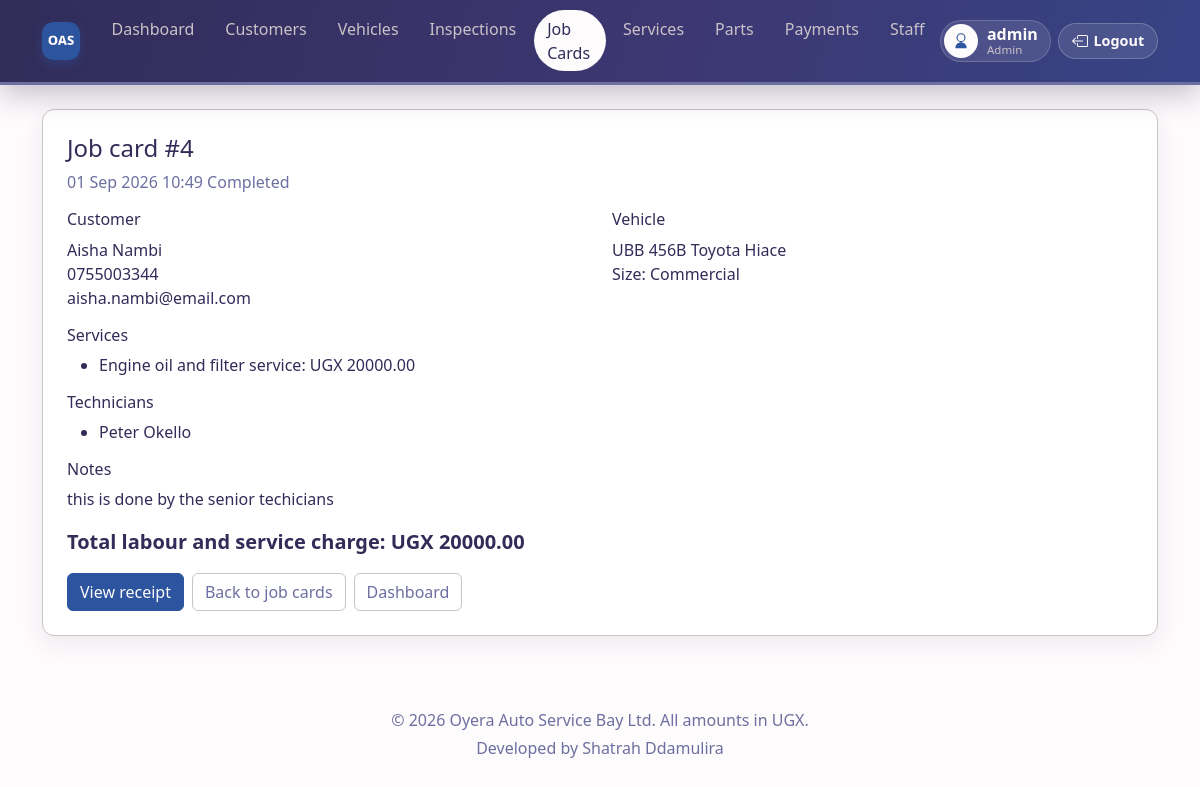
The app's page /orders/4/ (signed in) with its own data.
### orders/models.py (models this page shows, shortened)
class Order(models.Model):
    STATUS_CHOICES = [
        ('Pending', 'Pending'),
        ('In Progress', 'In Progress'),
        ('Completed', 'Completed'),
    ]
    order_id = models.AutoField(primary_key=True)
    vehicle = models.ForeignKey(Vehicle, on_delete=models.CASCADE)
    role = models.ManyToManyField(Role, blank=True)
    technicians = models.ManyToManyField(Employee, blank=True)
    service = models.ManyToManyField('services.Service', blank=True)
    description = models.TextField(blank=True)
    status = models.CharField(max_length=20, choices=STATUS_CHOICES, default='Pending')
    created_at = models.DateTimeField(auto_now_add=True)
    def service_total(self):
        total = 0
        for item in self.service.all():
            total += item.unit_cost
        return total

class Vehicle(models.Model):
    SIZE_CHOICES = [
        ('Heavy', 'Heavy'),
        ('Commercial', 'Commercial'),
        ('Small', 'Small'),
    ]
    vehicle_id = models.AutoField(primary_key=True)
    customer = models.ForeignKey(Customer, on_delete=models.CASCADE)
    size = models.CharField(max_length=20, choices=SIZE_CHOICES)
    car_model = models.CharField(max_length=50, blank=True)
    number_plate = models.CharField(max_length=20)

class Customer(models.Model):
    customer_id = models.AutoField(primary_key=True)
    customer_name = models.CharField(max_length=80)
    customer_email = models.EmailField(max_length=80, unique=True)
    phone_number = models.CharField(max_length=15)

### services/models.py (models this page shows, shortened)
class Service(models.Model):
    service_id = models.AutoField(primary_key=True)
    service_name = models.CharField(max_length=50)
    description = models.TextField()
    unit_cost = models.DecimalField(max_digits=15, decimal_places=2)

### employees/models.py (models this page shows, shortened)
class Employee(models.Model):
    ROLE_ADMIN = 'admin'
    ROLE_SENIOR = 'senior'
    ROLE_TECHNICIAN = 'technician'
    ROLE_CHOICES = [
        (ROLE_ADMIN, 'Admin'),
        (ROLE_SENIOR, 'Senior Technician'),
        (ROLE_TECHNICIAN, 'Technician'),
    ]
    employee_id = models.AutoField(primary_key=True)
    user = models.OneToOneField(User, on_delete=models.CASCADE, null=True, blank=True, related_name='employee')
    employee_name = models.CharField(max_length=80)
    date_of_birth = models.DateField()
    phone_number = models.CharField(max_length=15)
    email = models.EmailField(max_length=80, unique=True)
    job_role = models.CharField(max_length=20, choices=ROLE_CHOICES, default=ROLE_TECHNICIAN)
    has_nin = models.BooleanField(default=True)
    nin = models.CharField(max_length=20, blank=True)
    passport_number = models.CharField(max_length=50, blank=True)
    password = models.CharField(max_length=128, blank=True)

### orders/views.py (the view)
# urls.py: path('<int:order_id>/', views.order_detail, name='order_detail'),
@role_required(ADMIN, SENIOR, TECHNICIAN)
def order_detail(request, order_id):
    orders = Order.objects.select_related('vehicle', 'vehicle__customer').prefetch_related('service', 'technicians')
    employee = getattr(request.user, 'employee', None)
    if user_role(request.user) == TECHNICIAN and employee:
        orders = orders.filter(technicians=employee)
    order = get_object_or_404(orders, pk=order_id)
    payment = Payment.objects.filter(order=order).first()
    return render(request, 'orders/order_detail.html', {
        'order': order,
        'payment': payment,
    })

### employees/access.py (called while the page is built)
def user_role(user):
    if not user.is_authenticated:
        return None
    if user.is_superuser:
        return ADMIN
    employee = getattr(user, 'employee', None)
    if employee:
        return employee.job_role
    return None

def role_required(*roles):
    def decorator(view_func):
        @login_required
        @wraps(view_func)
        def wrapped(request, *args, **kwargs):
            if user_role(request.user) not in roles:
                messages.error(request, 'You are not allowed to open that page.')
                return redirect('home')
            return view_func(request, *args, **kwargs)
        return wrapped
    return decorator

### orders/templates/orders/order_detail.html (shortened to what this page needs)
{% extends "base.html" %}
{% block content %}
<div class="page-card p-4">
    <h1 class="h4">Job card #{{ order.order_id }}</h1>
    <p class="text-muted">{{ order.created_at|date:"d M Y H:i" }} {{ order.status }}</p>
    <div class="row">
        <div class="col-md-6">
            <h6>Customer</h6>
            <p>
                {{ order.vehicle.customer.customer_name }}<br>
                {{ order.vehicle.customer.phone_number }}<br>
                {{ order.vehicle.customer.customer_email }}
            </p>
        </div>
        <div class="col-md-6">
            <h6>Vehicle</h6>
            <p>
                {{ order.vehicle.number_plate }} {{ order.vehicle.car_model }}<br>
                Size: {{ order.vehicle.size }}
            </p>
        </div>
    </div>
    <h6>Services</h6>
    <ul>
        {% for service in order.service.all %}
            <li>{{ service.service_name }}: UGX {{ service.unit_cost }}</li>
        {% empty %}
            <li>No services selected.</li>
        {% endfor %}
    </ul>
    <h6>Technicians</h6>
    <ul>
        {% for tech in order.technicians.all %}
            <li>{{ tech.employee_name }}</li>
        {% empty %}
            <li>No technician assigned.</li>
        {% endfor %}
    </ul>
    {% if order.description %}
        <h6>Notes</h6>
        <p>{{ order.description }}</p>
    {% endif %}
    <p class="fs-5"><strong>Total labour and service charge: UGX {{ order.service_total }}</strong></p>
    <div class="d-flex flex-wrap gap-2">
        {% if payment %}
        <a href="{% url 'receipt_view' payment.payment_id %}" class="btn btn-bay">View receipt</a>
        {% endif %}
        <a href="{% url 'order_list' %}" class="btn btn-outline-secondary">Back to job cards</a>
        <a href="{% url 'home' %}" class="btn btn-outline-secondary">Dashboard</a>
    </div>
</div>
{% endblock %}

### oas/templates/base.html (shortened to what this page needs)
{% load static %}
<!DOCTYPE html>
<html lang="en">
<head>
    <link href="https://cdn.jsdelivr.net/npm/bootstrap@5.3.3/dist/css/bootstrap.min.css" rel="stylesheet">
</head>
<body class="{% block body_class %}{% endblock %}">
{% if user.is_authenticated %}
{% with url_name=request.resolver_match.url_name|default:'' %}
<nav class="navbar navbar-expand-lg navbar-dark sticky-top app-nav mb-4">
    <div class="container">
        <a class="navbar-brand d-flex align-items-center" href="{% url 'home' %}" title="OAS Bay">
            <img src="{% static 'employees/logo.png' %}" alt="OAS Bay" class="brand-mark" width="38" height="38">
        </a>
        <div class="d-flex align-items-center order-lg-3 ms-auto ms-lg-0">
            <div class="profile-chip" title="{{ profile_name }}">
                <span class="profile-icon" aria-hidden="true">
                    <svg xmlns="http://www.w3.org/2000/svg" width="18" height="18" fill="currentColor" viewBox="0 0 16 16">
                        <path d="M8 8a3 3 0 1 0 0-6 3 3 0 0 0 0 6m4-3a4 4 0 1 1-8 0 4 4 0 0 1 8 0M8 9a5 5 0 0 0-5 5 .5.5 0 0 0 .5.5h9a.5.5 0 0 0 .5-.5 5 5 0 0 0-5-5"/>
                    </svg>
                </span>
                <span class="d-none d-md-block">
                    <strong>{{ profile_name }}</strong>
                    <small>{{ role_label }}</small>
                </span>
            </div>
            <form method="post" action="{% url 'logout' %}" class="d-inline">
                <button type="submit" class="logout-btn" title="Logout">
                    <span class="d-none d-sm-inline">Logout</span>
                </button>
            </form>
        </div>
        <div class="collapse navbar-collapse order-lg-2" id="mainNav">
            <ul class="navbar-nav mx-lg-auto my-2 my-lg-0">
                <li class="nav-item"><a class="nav-link {% if url_name == 'home' %}active{% endif %}" href="{% url 'home' %}">Dashboard</a></li>
                {% if can_manage_customers %}
                <li class="nav-item"><a class="nav-link {% if url_name == 'customer_list' or url_name == 'customer_add' %}active{% endif %}" href="{% url 'customer_list' %}">Customers</a></li>
                <li class="nav-item"><a class="nav-link {% if url_name == 'vehicle_list' or url_name == 'vehicle_add' %}active{% endif %}" href="{% url 'vehicle_list' %}">Vehicles</a></li>
                {% endif %}
                {% if can_inspect %}
                <li class="nav-item"><a class="nav-link {% if url_name == 'inspection_list' or url_name == 'inspection_add' %}active{% endif %}" href="{% url 'inspection_list' %}">Inspections</a></li>
                {% endif %}
                {% if can_view_jobs %}
                <li class="nav-item"><a class="nav-link {% if url_name == 'order_list' or url_name == 'order_add' or url_name == 'order_detail' %}active{% endif %}" href="{% url 'order_list' %}">Job Cards</a></li>
                {% endif %}
                {% if can_view_services %}
                <li class="nav-item"><a class="nav-link {% if url_name == 'service_list' or url_name == 'service_add' or url_name == 'service_edit' %}active{% endif %}" href="{% url 'service_list' %}">Services</a></li>
                {% endif %}
                {% if can_view_parts %}
                <li class="nav-item"><a class="nav-link " href="{% url 'part_list' %}">{% if is_technician %}Issued parts{% else %}Parts{% endif %}</a></li>
                {% endif %}
                {% if can_manage_payments %}
                <li class="nav-item"><a class="nav-link {% if url_name == 'payment_list' or url_name == 'payment_add' or url_name == 'receipt_view' %}active{% endif %}" href="{% url 'payment_list' %}">Payments</a></li>
                {% elif can_view_receipts %}
                <li class="nav-item"><a class="nav-link {% if url_name == 'payment_list' or url_name == 'receipt_view' %}active{% endif %}" href="{% url 'payment_list' %}">Receipts</a></li>
                {% endif %}
                {% if can_manage_staff %}
                <li class="nav-item"><a class="nav-link " href="{% url 'employee_list' %}">Staff</a></li>
                {% endif %}
            </ul>
        </div>
    </div>
</nav>
{% endwith %}
{% else %}
<div class="py-4 auth-spacer"></div>
{% endif %}
<main class="container pb-5">
    {% block content %}{% endblock %}
</main>
<footer class="text-center py-4">
    <div>&copy; 2026 Oyera Auto Service Bay Ltd. All amounts in UGX.</div>
    <div class="mt-1">Developed by Shatrah Ddamulira</div>
</footer>
</body>
</html>

### oas/templates/base.html (style rules this page uses)
:root { --paper: #fdfbfc; --mist: #cbc2c8; --slate: #6d6fa1; --bay: #2d549e; --ink: #312c58; }
html { scroll-behavior: smooth; }
body { background: var(--paper); color: var(--ink); min-height: 100vh; }
a { color: var(--bay); }
.navbar.app-nav { background: linear-gradient(105deg, var(--ink) 0%, #3d3772 55%, var(--bay) 160%) !important; box-shadow: 0 10px 28px rgba(49,44,88,.28); padding-top: .65rem; padding-bottom: .65rem; border-bottom: 3px solid var(--slate); }
.navbar-brand { color: var(--paper) !important; font-weight: 700; letter-spacing: .02em; }
.brand-mark { width: 38px; height: 38px; border-radius: 11px; display: block; box-shadow: 0 4px 12px rgba(45,84,158,.45); }
.nav-link { color: var(--mist) !important; border-radius: 999px; padding: 0.4rem 0.85rem !important; margin: 0 0.12rem; font-weight: 500; transition: color .2s ease, background-color .2s ease; }
.nav-link.active { background: var(--paper); color: var(--ink) !important; }
.profile-chip { display: flex; align-items: center; gap: .55rem; background: rgba(253,251,252,.1); border: 1px solid rgba(253,251,252,.18); border-radius: 999px; padding: .2rem .75rem .2rem .2rem; color: var(--paper); max-width: 220px; }
.profile-chip strong, .profile-chip small { display: block; line-height: 1.15; }
.profile-chip strong { overflow: hidden; text-overflow: ellipsis; white-space: nowrap; }
.profile-chip small { color: var(--mist); font-size: .72rem; }
.profile-icon { width: 34px; height: 34px; border-radius: 50%; background: var(--paper); color: var(--bay); display: inline-flex; align-items: center; justify-content: center; font-weight: 700; flex-shrink: 0; }
.logout-btn { display: inline-flex; align-items: center; gap: .35rem; border: 1px solid rgba(253,251,252,.22); background: rgba(253,251,252,.1); color: var(--paper); border-radius: 999px; padding: .4rem .8rem; margin-left: .45rem; font-size: .9rem; font-weight: 600; cursor: pointer; }
.page-card { background: #fff; border: 1px solid var(--mist); border-radius: 12px; box-shadow: 0 8px 24px rgba(49,44,88,.08); transition: box-shadow .2s ease, transform .2s ease; }
.btn { transition: background-color .2s ease, color .2s ease, transform .15s ease, box-shadow .2s ease; }
.btn-bay { background: var(--bay); color: var(--paper); border-color: var(--bay); }
.btn-outline-secondary { color: var(--slate); border-color: var(--mist); }
.text-muted { color: var(--slate) !important; }
footer { color: var(--slate); }
main.container { animation: pageIn .22s ease; }

### records on screen
Order: order_id "4", created_at "01 Sep 2026 10:49", status "Completed", vehicle.customer.customer_name "Aisha Nambi", vehicle.customer.phone_number "0755003344", vehicle.customer.customer_email "aisha.nambi@email.com", vehicle.number_plate "UBB 456B", vehicle.car_model "Toyota Hiace", vehicle.size "Commercial", description "this is done by the senior techicians", service_total "20000.00"
Service: service_name "Engine oil and filter service", unit_cost "20000.00"
Employee: employee_name "Peter Okello"

### other values on screen
{{ profile_name }} "admin"
{{ role_label }} "Admin"
